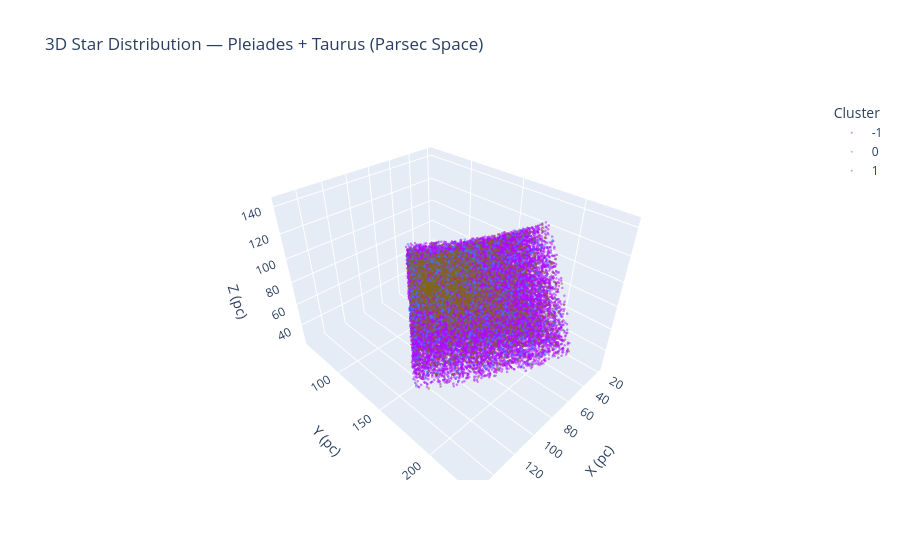

The cell this chart's notebook holds for it:
### Markdown cell above
# 8. VISUALISASI

### Code cell
# --- Sky map dengan label Pleiades & Taurus ---
fig, ax = plt.subplots(figsize=(14, 8))

noise_mask   = df_clean['cluster'] == -1
cluster_mask = df_clean['cluster'] != -1

ax.scatter(df_clean.loc[noise_mask, 'ra'], df_clean.loc[noise_mask, 'dec'],
           s=0.3, alpha=0.15, c='gray', label='Noise (field stars)')

sc = ax.scatter(df_clean.loc[cluster_mask, 'ra'],
                df_clean.loc[cluster_mask, 'dec'],
                s=3, alpha=0.8,
                c=df_clean.loc[cluster_mask, 'cluster'],
                cmap='tab10', label='Cluster members')

plt.colorbar(sc, ax=ax, label='Cluster ID')

# annotasi
ax.annotate('Pleiades\n(~136 pc)', xy=(56.6, 24.1), fontsize=10,
            color='white', ha='center',
            bbox=dict(boxstyle='round,pad=0.4', facecolor='navy', alpha=0.8))
ax.annotate('Taurus\n(~140 pc)', xy=(65.0, 28.0), fontsize=10,
            color='white', ha='center',
            bbox=dict(boxstyle='round,pad=0.4', facecolor='darkred', alpha=0.8))

ax.set_xlabel('RA (deg)')
ax.set_ylabel('Dec (deg)')
ax.set_title(f'Sky Map - {n_clusters} Clusters Found (HDBSCAN) | Pleiades + Taurus Region')
ax.legend(markerscale=5, loc='lower left')
plt.tight_layout()
plt.savefig('media/clusters_sky.png', dpi=150)
plt.show()

# --- 3D interactive ---
fig_3d = px.scatter_3d(
    df_clean.sample(min(50000, len(df_clean))),   # sample agar plotly tidak berat
    x='x', y='y', z='z',
    color=df_clean.sample(min(50000, len(df_clean)))['cluster'].astype(str),
    opacity=0.5,
    title='3D Star Distribution — Pleiades + Taurus (Parsec Space)',
    labels={'x': 'X (pc)', 'y': 'Y (pc)', 'z': 'Z (pc)', 'color': 'Cluster'},
    color_discrete_sequence=px.colors.qualitative.Alphabet
)
fig_3d.update_traces(marker=dict(size=1.5))
fig_3d.write_html('media/clusters_3d.html')
fig_3d.show()

# --- Proper Motion diagram ---
fig, ax = plt.subplots(figsize=(10, 8))

top5 = summary.head(5).index.tolist()
for cid in top5:
    m = df_clean['cluster'] == cid
    ax.scatter(df_clean.loc[m, 'pmra'], df_clean.loc[m, 'pmdec'],
               s=5, alpha=0.7,
               label=f'Cluster {cid} (n={m.sum()}, ~{summary.loc[cid,"mean_dist_pc"]} pc)')

ax.scatter(df_clean.loc[noise_mask, 'pmra'], df_clean.loc[noise_mask, 'pmdec'],
           s=0.3, alpha=0.1, c='gray', label='Noise')

# Pleiades proper motion reference: pmra ~19.99, pmdec ~-45.52 mas/yr
ax.axvline(x=19.99, color='navy', linestyle='--', alpha=0.5, label='Pleiades PM ref')
ax.axhline(y=-45.52, color='navy', linestyle='--', alpha=0.5)

ax.set_xlabel('PM RA (mas/yr)')
ax.set_ylabel('PM Dec (mas/yr)')
ax.set_title('Proper Motion Diagram — Top 5 Clusters')
ax.legend(markerscale=3, fontsize=8)
ax.set_xlim(-100, 100)
ax.set_ylim(-100, 100)
plt.tight_layout()
plt.savefig('media/clusters_pm.png', dpi=150)
plt.show()

print("\n=== Pipeline Complete ===")
print(f"Stars processed  : {len(df_clean)}")
print(f"Clusters found   : {n_clusters}")
print(f"Noise            : {n_noise} ({noise_pct:.1f}%)")

### Figure 1 — Plotly figure (JSON) as saved in the notebook; plotly's stock layout.template omitted (floating-point values rounded to 4 significant figures; data arrays with more than 128 entries replaced by an {"elided": "..."} marker saying what was removed)
{"data": [{"hovertemplate": "Cluster=-1<br>X (pc)=%{x}<br>Y (pc)=%{y}<br>Z (pc)=%{z}<extra></extra>", "legendgroup": "-1", "marker": {"color": "#AA0DFE", "opacity": 0.5, "size": 1.5, "symbol": "circle"}, "mode": "markers", "name": "-1", "scene": "scene", "showlegend": true, "type": "scatter3d", "x": {"elided": "42354 float values"}, "y": {"elided": "42354 float values"}, "z": {"elided": "42354 float values"}}, {"hovertemplate": "Cluster=0<br>X (pc)=%{x}<br>Y (pc)=%{y}<br>Z (pc)=%{z}<extra></extra>", "legendgroup": "0", "marker": {"color": "#3283FE", "opacity": 0.5, "size": 1.5, "symbol": "circle"}, "mode": "markers", "name": "0", "scene": "scene", "showlegend": true, "type": "scatter3d", "x": {"elided": "2013 float values"}, "y": {"elided": "2013 float values"}, "z": {"elided": "2013 float values"}}, {"hovertemplate": "Cluster=1<br>X (pc)=%{x}<br>Y (pc)=%{y}<br>Z (pc)=%{z}<extra></extra>", "legendgroup": "1", "marker": {"color": "#85660D", "opacity": 0.5, "size": 1.5, "symbol": "circle"}, "mode": "markers", "name": "1", "scene": "scene", "showlegend": true, "type": "scatter3d", "x": {"elided": "2875 float values"}, "y": {"elided": "2875 float values"}, "z": {"elided": "2875 float values"}}], "layout": {"legend": {"title": {"text": "Cluster"}, "tracegroupgap": 0}, "scene": {"domain": {"x": [0, 1], "y": [0, 1]}, "xaxis": {"title": {"text": "X (pc)"}}, "yaxis": {"title": {"text": "Y (pc)"}}, "zaxis": {"title": {"text": "Z (pc)"}}}, "title": {"text": "3D Star Distribution — Pleiades + Taurus (Parsec Space)"}}}
